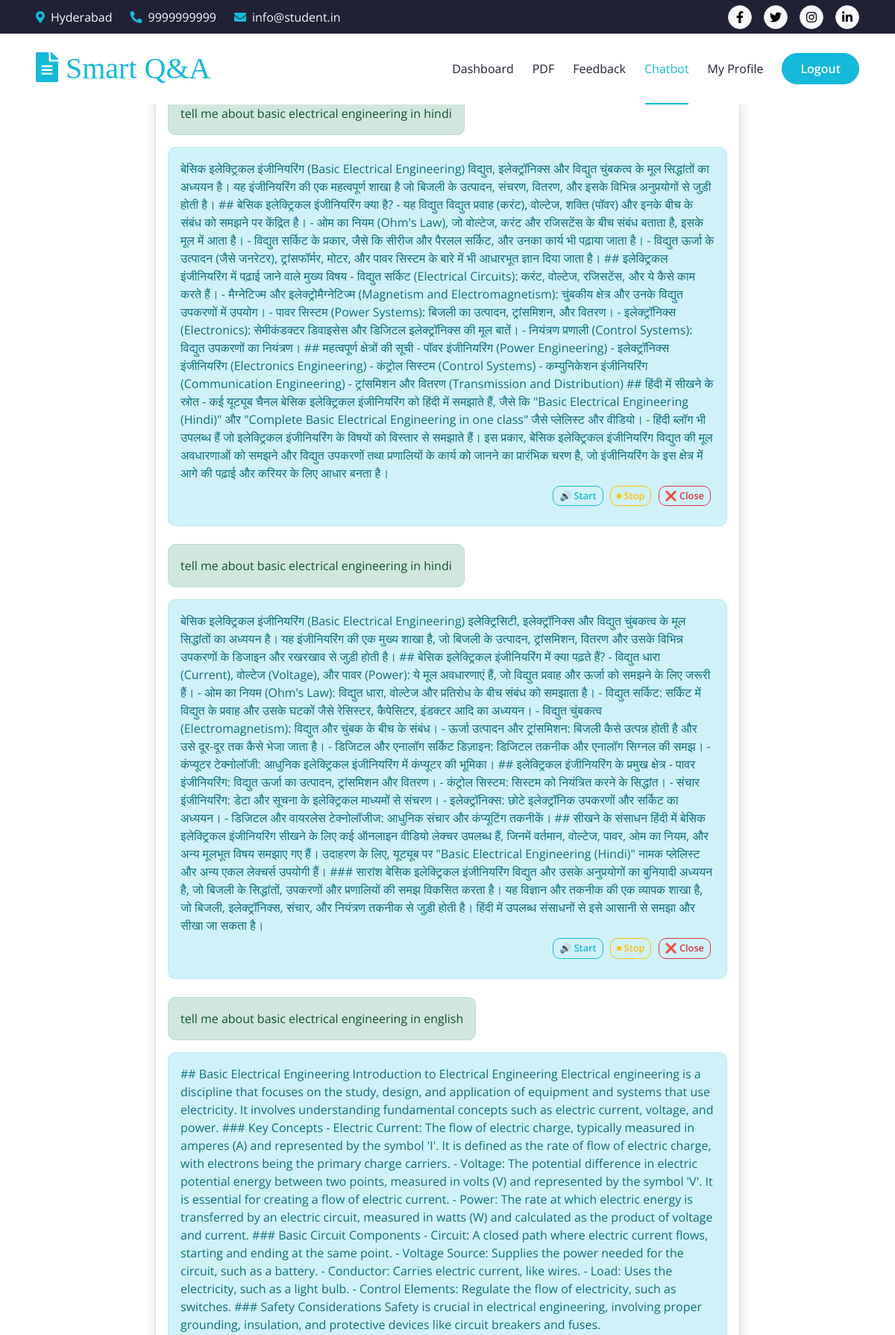
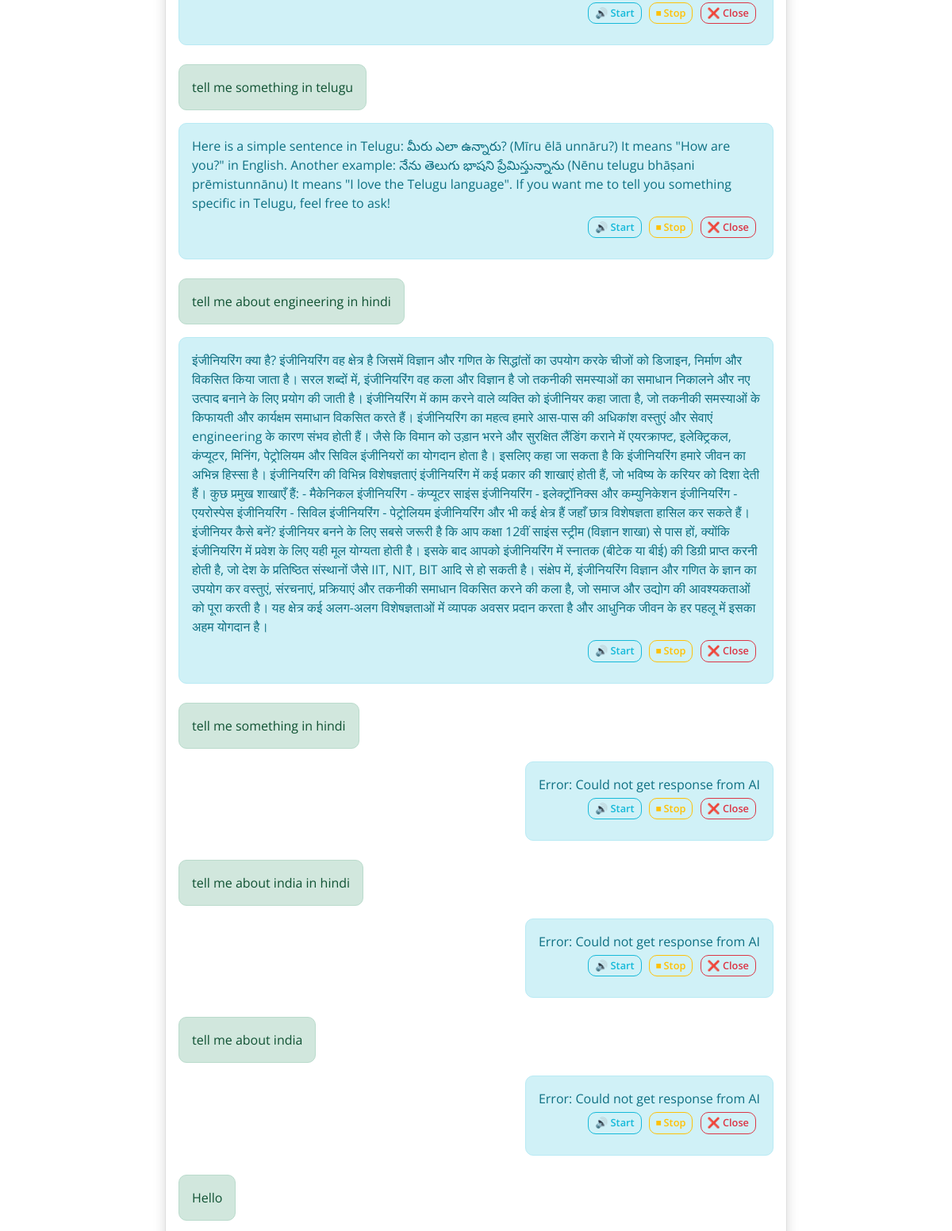
The page /user/chatbot/ (upper part) on the database its author committed (2 pictures, top to bottom).
### userapp/models.py (models this page shows, shortened)
class Conversation(models.Model):
    user_message = models.TextField()
    bot_response = models.TextField()
    created_at = models.DateTimeField(auto_now_add=True)

### userapp/views.py (the view, shortened to what this page needs)
# urls.py: path('chatbot/', views.user_chatbot, name='chatbot'),
@csrf_exempt
def user_chatbot(request):
    conversations = Conversation.objects.all().order_by('created_at')
    return render(request, 'chatbot.html', {'conversations': conversations})

### userapp/templates/chatbot.html (shortened to what this page needs)
{% extends 'base_dashboard.html' %}
{% load static %}
{% block content %}
<div class="container chat-container d-flex justify-content-center">
    <div class="col-12 col-md-10 col-lg-8">
        <div class="card shadow h-100 d-flex flex-column rounded-4">
            <div class="card-header bg-primary text-white text-center fw-bold rounded-top-4">
            </div>
            <div class="card-body chat-body">
                {% for conversation in conversations %}
                    <div class="d-flex flex-column mb-2">
                        <div class="alert alert-success align-self-start">{{ conversation.user_message }}</div>
                        <div class="alert alert-primary align-self-end speak-wrapper">
                            <span class="bot-response-text">{{ conversation.bot_response }}</span>
                            <div class="control-buttons">
                                <button class="btn btn-outline-primary btn-sm" onclick="startSpeaking(this)">🔊 Start</button>
                                <button class="btn btn-outline-warning btn-sm" onclick="stopSpeaking()">⏹ Stop</button>
                                <button class="btn btn-outline-danger btn-sm" onclick="cancelSpeaking()">❌ Close</button>
                            </div>
                        </div>
                    </div>
                {% endfor %}
            </div>
        </div>
    </div>
</div>
{% endblock %}

### static/css/style.css (style rules this page uses)
.btn { font-weight: 600; transition: .5s; }

### userapp/templates/chatbot.html (style rules this page uses)
.chat-container { max-width: 100%; height: calc(100vh - 100px); margin-top: 20px; }
.chat-body { height: calc(100% - 120px); overflow-y: auto; }
.control-buttons { margin-top: 5px; }
.control-buttons button { margin-right: 5px; padding: 3px 8px; font-size: 0.8rem; }
.speak-wrapper { display: flex; flex-direction: column; align-items: flex-end; }

### rows shown on the page
Conversation: user_message "tell me about basic electrical engineering in hindi", bot_response "बेसिक इलेक्ट्रिकल इंजीनियरिंग (Basic Electrical Engineering) विद्युत, इलेक्ट्रॉनिक्स और विद्युत चुंबकत्व के मूल सिद्धांतों का अध्ययन है। यह इंजीनियरिंग की एक महत्वपूर्ण शाखा है जो बिजली के उत्पादन, संचरण, वितरण, और इसके विभिन्न अनुप्रयोगों से जुड़ी होती है। ## बेसिक इलेक्ट्रिकल इंजीनियरिंग क्या है? - यह विद्युत विद्युत प्रवाह (करंट), वोल्टेज, शक्ति (पॉवर) और इनके बीच के संबंध को समझने पर केंद्रित है। - ओम का नियम (Ohm's Law), जो वोल्टेज, करंट और रजिसटेंस के बीच संबंध बताता है, इसके मूल में आता है। - विद्युत सर्किट के प्रकार, जैसे कि सीरीज और पैरलल सर्किट, और उनका कार्य भी पढ़ाया जाता है। - विद्युत ऊर्जा के उत्पादन (जैसे जनरेटर), ट्रांसफॉर्मर, मोटर, और पावर सिस्टम के बारे में भी आधारभूत…"
Conversation: user_message "tell me about basic electrical engineering in hindi", bot_response "बेसिक इलेक्ट्रिकल इंजीनियरिंग (Basic Electrical Engineering) इलेक्ट्रिसिटी, इलेक्ट्रॉनिक्स और विद्युत चुंबकत्व के मूल सिद्धांतों का अध्ययन है। यह इंजीनियरिंग की एक मुख्य शाखा है, जो बिजली के उत्पादन, ट्रांसमिशन, वितरण और उसके विभिन्न उपकरणों के डिजाइन और रखरखाव से जुड़ी होती है। ## बेसिक इलेक्ट्रिकल इंजीनियरिंग में क्या पढ़ते हैं? - विद्युत धारा (Current), वोल्टेज (Voltage), और पावर (Power): ये मूल अवधारणाएं हैं, जो विद्युत प्रवाह और ऊर्जा को समझने के लिए जरूरी हैं। - ओम का नियम (Ohm’s Law): विद्युत धारा, वोल्टेज और प्रतिरोध के बीच संबंध को समझाता है। - विद्युत सर्किट: सर्किट में विद्युत के प्रवाह और उसके घटकों जैसे रेसिस्टर, कैपेसिटर, इंडक्टर आदि का अध्ययन। - विद्युत चुंबकत्व…"
Conversation: user_message "tell me about basic electrical engineering in english", bot_response "## Basic Electrical Engineering Introduction to Electrical Engineering Electrical engineering is a discipline that focuses on the study, design, and application of equipment and systems that use electricity. It involves understanding fundamental concepts such as electric current, voltage, and power. ### Key Concepts - Electric Current: The flow of electric charge, typically measured in amperes (A) and represented by the symbol 'I'. It is defined as the rate of flow of electric charge, with electrons being the primary charge carriers. - Voltage: The potential difference in electric potential energy between two points, measured in volts (V) and represented by the symbol 'V'. It is essential…"
Conversation: user_message "tell me something in telugu", bot_response "Here is a simple sentence in Telugu: మీరు ఎలా ఉన్నారు? (Mīru ēlā unnāru?) It means \"How are you?\" in English. Another example: నేను తెలుగు భాషని ప్రేమిస్తున్నాను (Nēnu telugu bhāṣani prēmistunnānu) It means \"I love the Telugu language\". If you want me to tell you something specific in Telugu, feel free to ask!"
Conversation: user_message "tell me about engineering in hindi", bot_response "इंजीनियरिंग क्या है? इंजीनियरिंग वह क्षेत्र है जिसमें विज्ञान और गणित के सिद्धांतों का उपयोग करके चीजों को डिजाइन, निर्माण और विकसित किया जाता है। सरल शब्दों में, इंजीनियरिंग वह कला और विज्ञान है जो तकनीकी समस्याओं का समाधान निकालने और नए उत्पाद बनाने के लिए प्रयोग की जाती है। इंजीनियरिंग में काम करने वाले व्यक्ति को इंजीनियर कहा जाता है, जो तकनीकी समस्याओं के किफायती और कार्यक्षम समाधान विकसित करते हैं। इंजीनियरिंग का महत्व हमारे आस-पास की अधिकांश वस्तुएं और सेवाएं engineering के कारण संभव होती हैं। जैसे कि विमान को उड़ान भरने और सुरक्षित लैंडिंग कराने में एयरक्राफ्ट, इलेक्ट्रिकल, कंप्यूटर, मिनिंग, पेट्रोलियम और सिविल इंजीनियरों का योगदान होता है। इसलिए कहा जा सकता है कि इंजीनियरिंग हमारे…"
Conversation: user_message "tell me something in hindi", bot_response "Error: Could not get response from AI"
Conversation: user_message "tell me about india in hindi", bot_response "Error: Could not get response from AI"
Conversation: user_message "tell me about india", bot_response "Error: Could not get response from AI"
Conversation: user_message "Hello"
